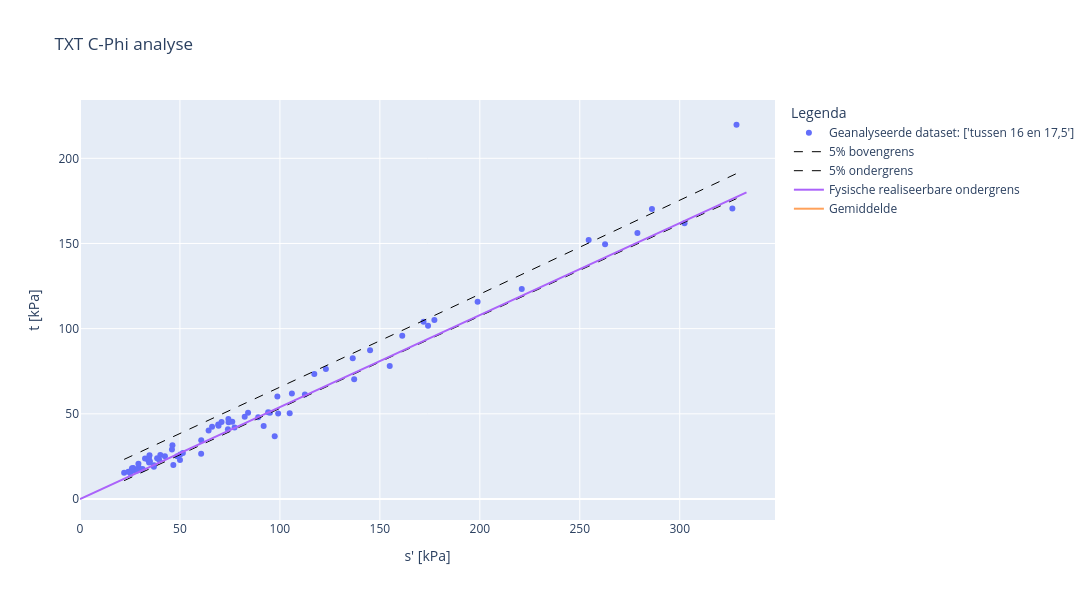

The cell this chart's notebook holds for it:
### Code cell
#voer C-phi analyse uit met invoer
analyse = CPhiAnalyse(dbase=dbase, investigation_groups=[dropdown_verzameling_txt.value], effective_stress= dropdown_rekpercentage.value,
                      analysis_type='TXT_CPhi')

analyse.apply_parameters(cohesie_gem = PV_A1_COH_GEM_handmatig)
analyse.apply_parameters(phi_kar = PV_A2_PHI_KAR_handmatig)
analyse.apply_parameters(cohesie_kar = PV_A1_COH_KAR_handmatig)

analyse.apply_settings(material_factor_cohesion = PV_PARTCOH) 
analyse.apply_settings(material_factor_tan_phi = PV_PARTPHI) 

analyse.apply_settings(alpha = PV_TYPEVERZAMELING)

#Voer 
analyse._run()
analyse.show_figure()

# Bestandspad samenstellen: gekozen map + bestandsnaam
bestand_naam = f"{selected_directory}/c_phi_data_geforceerd.xlsx"
# Dataframe tussenstappen
df = analyse.cphi_analyses_data_df

# Exporteer DataFrame naar Excel
df.to_excel(bestand_naam, index=False)
